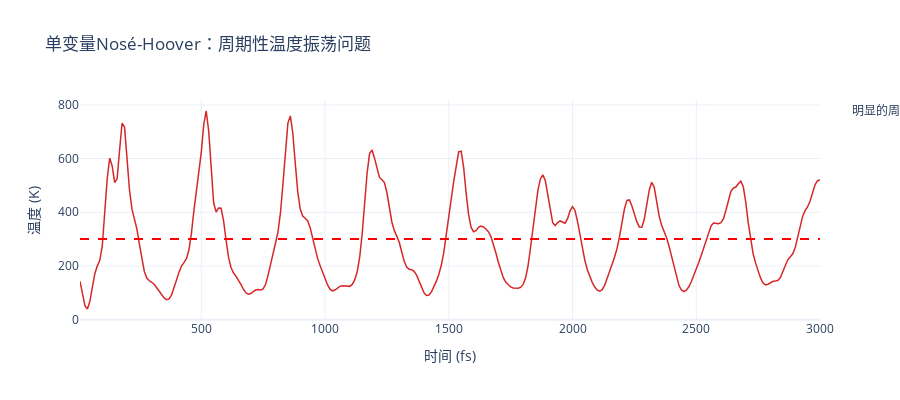

The notebook cell saved with this chart:
### Markdown cell above
---

## 第四部分：Nosé-Hoover链方法

## 扩展系统方法的思想

Nosé-Hoover方法采用了完全不同的思路：不是通过外部干预（重缩放、碰撞、摩擦），而是将热浴作为系统的一部分，构建扩展的哈密顿系统。

### 扩展哈密顿量

引入热浴变量$\zeta$及其共轭动量$p_\zeta$，扩展哈密顿量为：

$$H' = \sum_i \frac{\mathbf{p}_i^2}{2m_i} + U(\{\mathbf{r}\}) + \frac{p_\zeta^2}{2Q} + N_f k_B T \zeta$$

其中$Q$是热浴"质量"参数。

### 运动方程

扩展系统的运动方程：
- $\dot{\mathbf{r}}_i = \mathbf{p}_i/m_i$
- $\dot{\mathbf{p}}_i = \mathbf{F}_i - \zeta \mathbf{p}_i$（摩擦项）
- $\dot{\zeta} = p_\zeta/Q$
- $\dot{p}_\zeta = \sum_i \mathbf{p}_i^2/m_i - N_f k_B T$（反馈项）

### 链式扩展的必要性

单个Nosé-Hoover变量存在遍历性问题：系统可能陷入周期轨道。Nosé-Hoover链通过级联多个热浴变量解决这个问题。

### Code cell
# 单变量Nosé-Hoover演示：观察周期性振荡
from thermoelasticsim.md.schemes import NoseHooverNVTScheme

print("Nosé-Hoover恒温器演示")
print("=" * 50)

# 首先演示单变量情况（链长=1）
print("\n1. 单变量Nosé-Hoover（M=1）：")
cell_nh1 = prepare_cell((3, 3, 3), T0=200.0, seed=21)

# 创建单变量NH恒温器
scheme_nh1 = NoseHooverNVTScheme(
    target_temperature=300.0,
    tdamp=50.0,  # fs，温度阻尼时间
    tchain=1,  # 链长=1（单变量）
    tloop=1,  # 内部循环次数
)

print("  温度阻尼时间τ：50 fs")
print("  链长M：1（单变量）")

# 运行较长时间以观察振荡
t_nh1, T_nh1, _, _ = run_thermostat(scheme_nh1, cell_nh1, dt, 6000, sample_every=20)

# 分析温度振荡
T_nh1_tail = T_nh1[len(T_nh1) // 2 :]
oscillation_amplitude = np.max(T_nh1_tail) - np.min(T_nh1_tail)

print("\n结果：")
print(f"  平均温度：{np.mean(T_nh1_tail):.1f} K")
print(f"  温度振荡幅度：{oscillation_amplitude:.1f} K")
print(f"  标准差：{np.std(T_nh1_tail):.1f} K")

if oscillation_amplitude > 50:
    print("  ⚠️ 检测到明显的周期性振荡！")

# 可视化单变量NH的周期性振荡
fig = go.Figure()
fig.add_trace(
    go.Scatter(
        x=t_nh1,
        y=T_nh1,
        mode="lines",
        name="NH (M=1)",
        line=dict(color="#d62728", width=1.5),
    )
)
fig.add_hline(
    y=300, line_dash="dash", line_color="red", annotation_text="目标温度 300 K"
)
fig.update_layout(
    title="单变量Nosé-Hoover：周期性温度振荡问题",
    xaxis_title="时间 (fs)",
    yaxis_title="温度 (K)",
    template="plotly_white",
    height=400,
    annotations=[
        dict(
            text="明显的周期性振荡",
            x=3000,
            y=np.max(T_nh1[len(T_nh1) // 2 :]),
            showarrow=True,
            arrowhead=2,
        )
    ],
)
pshow(fig)

### Figure 1 — Plotly figure (JSON) as saved in the notebook; plotly's stock layout.template omitted (floating-point values rounded to 4 significant figures; data arrays with more than 128 entries replaced by an {"elided": "..."} marker saying what was removed)
{"data": [{"line": {"color": "#d62728", "width": 1.5}, "mode": "lines", "name": "NH (M=1)", "type": "scatter", "x": {"elided": "300 float values"}, "y": {"elided": "300 float values"}}], "layout": {"annotations": [{"arrowhead": 2, "showarrow": true, "text": "明显的周期性振荡", "x": 3000, "xanchor": "right", "xref": "x domain", "y": 627.3, "yanchor": "bottom", "yref": "y"}], "height": 400, "shapes": [{"line": {"color": "red", "dash": "dash"}, "type": "line", "x0": 0, "x1": 1, "xref": "x domain", "y0": 300, "y1": 300, "yref": "y"}], "title": {"text": "单变量Nosé-Hoover：周期性温度振荡问题"}, "xaxis": {"title": {"text": "时间 (fs)"}}, "yaxis": {"title": {"text": "温度 (K)"}}}}
